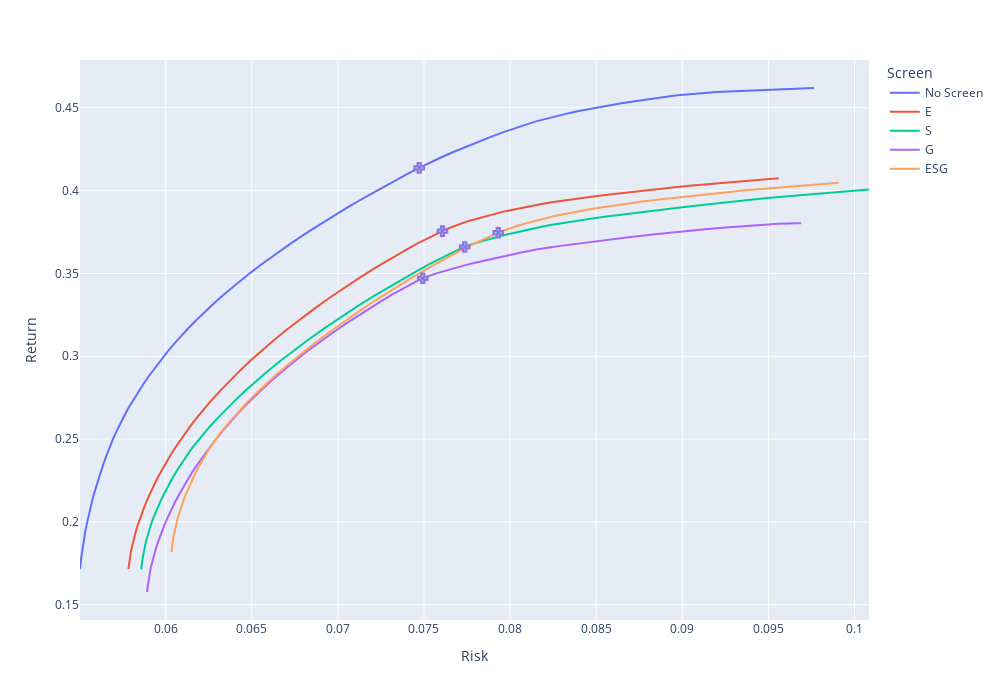

Notebook cell for this chart:
### Code cell
fig = px.line(rr_all, x='Risk', y='Return', color='Screen')
fig.add_trace(
    go.Scatter(
        x=sh_rr_all['Risk'],
        y=sh_rr_all['Return'],
        mode='markers',
        marker=dict(
            color='LightSkyBlue',
            size=8,
            line=dict(
                color='MediumPurple',
                width=2
            )
        ),
        marker_symbol='cross-dot',
        showlegend=False,
    )
)
fig.update_layout(
    width=1000,
    height=700,
)
fig.show()

### Figure 1 — Plotly figure (JSON) as saved in the notebook; plotly's stock layout.template omitted (floating-point values rounded to 4 significant figures; data arrays with more than 128 entries replaced by an {"elided": "..."} marker saying what was removed)
{"data": [{"hovertemplate": "Screen=No Screen<br>Risk=%{x}<br>Return=%{y}<extra></extra>", "legendgroup": "No Screen", "line": {"color": "#636efa", "dash": "solid"}, "marker": {"symbol": "circle"}, "mode": "lines", "name": "No Screen", "orientation": "v", "showlegend": true, "type": "scatter", "x": {"elided": "200 float values"}, "xaxis": "x", "y": {"elided": "200 float values"}, "yaxis": "y"}, {"hovertemplate": "Screen=E<br>Risk=%{x}<br>Return=%{y}<extra></extra>", "legendgroup": "E", "line": {"color": "#EF553B", "dash": "solid"}, "marker": {"symbol": "circle"}, "mode": "lines", "name": "E", "orientation": "v", "showlegend": true, "type": "scatter", "x": {"elided": "200 float values"}, "xaxis": "x", "y": {"elided": "200 float values"}, "yaxis": "y"}, {"hovertemplate": "Screen=S<br>Risk=%{x}<br>Return=%{y}<extra></extra>", "legendgroup": "S", "line": {"color": "#00cc96", "dash": "solid"}, "marker": {"symbol": "circle"}, "mode": "lines", "name": "S", "orientation": "v", "showlegend": true, "type": "scatter", "x": {"elided": "200 float values"}, "xaxis": "x", "y": {"elided": "200 float values"}, "yaxis": "y"}, {"hovertemplate": "Screen=G<br>Risk=%{x}<br>Return=%{y}<extra></extra>", "legendgroup": "G", "line": {"color": "#ab63fa", "dash": "solid"}, "marker": {"symbol": "circle"}, "mode": "lines", "name": "G", "orientation": "v", "showlegend": true, "type": "scatter", "x": {"elided": "200 float values"}, "xaxis": "x", "y": {"elided": "200 float values"}, "yaxis": "y"}, {"hovertemplate": "Screen=ESG<br>Risk=%{x}<br>Return=%{y}<extra></extra>", "legendgroup": "ESG", "line": {"color": "#FFA15A", "dash": "solid"}, "marker": {"symbol": "circle"}, "mode": "lines", "name": "ESG", "orientation": "v", "showlegend": true, "type": "scatter", "x": {"elided": "200 float values"}, "xaxis": "x", "y": {"elided": "200 float values"}, "yaxis": "y"}, {"marker": {"color": "LightSkyBlue", "line": {"color": "MediumPurple", "width": 2}, "size": 8, "symbol": "cross-dot"}, "mode": "markers", "showlegend": false, "type": "scatter", "x": [0.07472, 0.07607, 0.07736, 0.07493, 0.07931], "y": [0.4137, 0.3756, 0.366, 0.3471, 0.3746]}], "layout": {"height": 700, "legend": {"title": {"text": "Screen"}, "tracegroupgap": 0}, "margin": {"t": 60}, "width": 1000, "xaxis": {"anchor": "y", "domain": [0, 1], "title": {"text": "Risk"}}, "yaxis": {"anchor": "x", "domain": [0, 1], "title": {"text": "Return"}}}}
